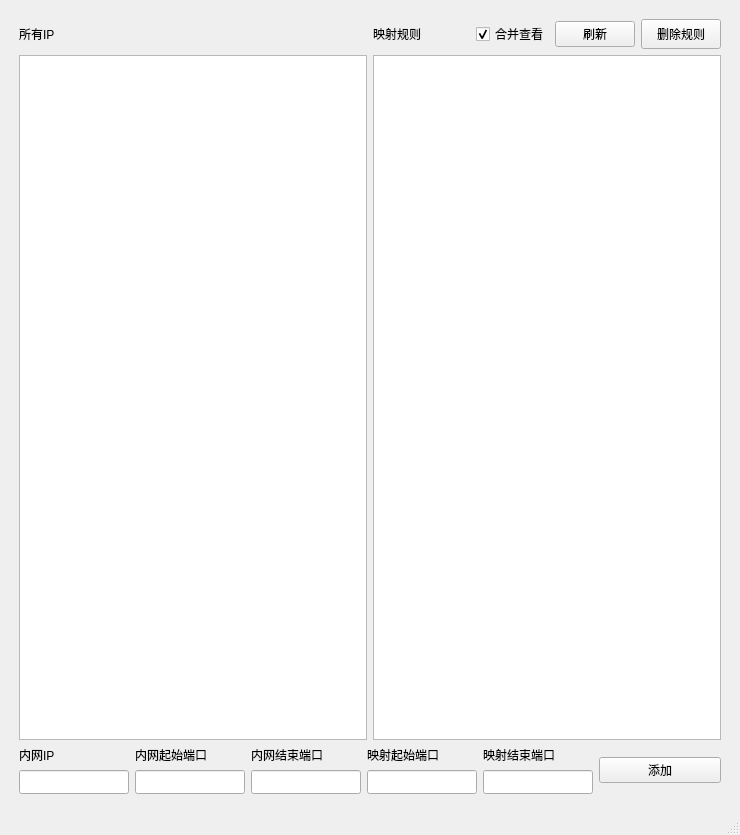
<?xml version="1.0" encoding="UTF-8"?>
<ui version="4.0">
 <class>MainWindow</class>
 <widget class="QMainWindow" name="MainWindow">
  <property name="geometry">
   <rect>
    <x>0</x>
    <y>0</y>
    <width>740</width>
    <height>835</height>
   </rect>
  </property>
  <property name="windowTitle">
   <string>端口转发工具</string>
  </property>
  <widget class="QWidget" name="centralwidget">
   <layout class="QGridLayout" name="gridLayout">
    <item row="1" column="2">
     <layout class="QVBoxLayout" name="verticalLayout_6">
      <item>
       <layout class="QHBoxLayout" name="horizontalLayout_2">
        <item>
         <widget class="QLabel" name="label_7">
          <property name="text">
           <string>映射规则</string>
          </property>
         </widget>
        </item>
        <item>
         <spacer name="horizontalSpacer">
          <property name="orientation">
           <enum>Qt::Horizontal</enum>
          </property>
          <property name="sizeHint" stdset="0">
           <size>
            <width>40</width>
            <height>20</height>
           </size>
          </property>
         </spacer>
        </item>
        <item>
         <widget class="QCheckBox" name="gather_rules">
          <property name="text">
           <string>合并查看</string>
          </property>
          <property name="checked">
           <bool>true</bool>
          </property>
         </widget>
        </item>
        <item>
         <widget class="QPushButton" name="reload">
          <property name="text">
           <string>刷新</string>
          </property>
         </widget>
        </item>
        <item>
         <widget class="QPushButton" name="delete_rule">
          <property name="minimumSize">
           <size>
            <width>0</width>
            <height>30</height>
           </size>
          </property>
          <property name="maximumSize">
           <size>
            <width>95</width>
            <height>30</height>
           </size>
          </property>
          <property name="text">
           <string>删除规则</string>
          </property>
         </widget>
        </item>
       </layout>
      </item>
      <item>
       <widget class="QListWidget" name="rules_list">
        <property name="minimumSize">
         <size>
          <width>340</width>
          <height>650</height>
         </size>
        </property>
       </widget>
      </item>
     </layout>
    </item>
    <item row="2" column="1" colspan="2">
     <layout class="QHBoxLayout" name="horizontalLayout">
      <item>
       <layout class="QVBoxLayout" name="verticalLayout">
        <item>
         <widget class="QLabel" name="label">
          <property name="text">
           <string>内网IP</string>
          </property>
         </widget>
        </item>
        <item>
         <widget class="QLineEdit" name="ip_from">
          <property name="minimumSize">
           <size>
            <width>110</width>
            <height>24</height>
           </size>
          </property>
          <property name="maximumSize">
           <size>
            <width>110</width>
            <height>16777215</height>
           </size>
          </property>
         </widget>
        </item>
       </layout>
      </item>
      <item>
       <layout class="QVBoxLayout" name="verticalLayout_2">
        <item>
         <widget class="QLabel" name="label_3">
          <property name="text">
           <string>内网起始端口</string>
          </property>
         </widget>
        </item>
        <item>
         <widget class="QLineEdit" name="port_from_start">
          <property name="minimumSize">
           <size>
            <width>110</width>
            <height>24</height>
           </size>
          </property>
          <property name="maximumSize">
           <size>
            <width>110</width>
            <height>16777215</height>
           </size>
          </property>
         </widget>
        </item>
       </layout>
      </item>
      <item>
       <layout class="QVBoxLayout" name="verticalLayout_3">
        <item>
         <widget class="QLabel" name="label_4">
          <property name="text">
           <string>内网结束端口</string>
          </property>
         </widget>
        </item>
        <item>
         <widget class="QLineEdit" name="port_from_end">
          <property name="minimumSize">
           <size>
            <width>110</width>
            <height>24</height>
           </size>
          </property>
          <property name="maximumSize">
           <size>
            <width>110</width>
            <height>16777215</height>
           </size>
          </property>
         </widget>
        </item>
       </layout>
      </item>
      <item>
       <layout class="QVBoxLayout" name="verticalLayout_4">
        <item>
         <widget class="QLabel" name="label_5">
          <property name="text">
           <string>映射起始端口</string>
          </property>
         </widget>
        </item>
        <item>
         <widget class="QLineEdit" name="port_to_start">
          <property name="minimumSize">
           <size>
            <width>110</width>
            <height>24</height>
           </size>
          </property>
          <property name="maximumSize">
           <size>
            <width>110</width>
            <height>16777215</height>
           </size>
          </property>
         </widget>
        </item>
       </layout>
      </item>
      <item>
       <layout class="QVBoxLayout" name="verticalLayout_5">
        <item>
         <widget class="QLabel" name="label_6">
          <property name="text">
           <string>映射结束端口</string>
          </property>
         </widget>
        </item>
        <item>
         <widget class="QLineEdit" name="port_to_end">
          <property name="minimumSize">
           <size>
            <width>110</width>
            <height>24</height>
           </size>
          </property>
          <property name="maximumSize">
           <size>
            <width>110</width>
            <height>16777215</height>
           </size>
          </property>
          <property name="readOnly">
           <bool>true</bool>
          </property>
         </widget>
        </item>
       </layout>
      </item>
      <item>
       <widget class="QPushButton" name="add_rule">
        <property name="text">
         <string>添加</string>
        </property>
       </widget>
      </item>
     </layout>
    </item>
    <item row="1" column="1">
     <layout class="QVBoxLayout" name="verticalLayout_7">
      <item>
       <widget class="QLabel" name="label_2">
        <property name="minimumSize">
         <size>
          <width>0</width>
          <height>30</height>
         </size>
        </property>
        <property name="text">
         <string>所有IP</string>
        </property>
       </widget>
      </item>
      <item>
       <widget class="QListWidget" name="ip_list">
        <property name="minimumSize">
         <size>
          <width>340</width>
          <height>650</height>
         </size>
        </property>
       </widget>
      </item>
     </layout>
    </item>
    <item row="0" column="1">
     <spacer name="verticalSpacer">
      <property name="orientation">
       <enum>Qt::Vertical</enum>
      </property>
      <property name="sizeType">
       <enum>QSizePolicy::Fixed</enum>
      </property>
      <property name="sizeHint" stdset="0">
       <size>
        <width>20</width>
        <height>10</height>
       </size>
      </property>
     </spacer>
    </item>
    <item row="1" column="0">
     <spacer name="horizontalSpacer_2">
      <property name="orientation">
       <enum>Qt::Horizontal</enum>
      </property>
      <property name="sizeType">
       <enum>QSizePolicy::Fixed</enum>
      </property>
      <property name="sizeHint" stdset="0">
       <size>
        <width>10</width>
        <height>20</height>
       </size>
      </property>
     </spacer>
    </item>
    <item row="1" column="3">
     <spacer name="horizontalSpacer_3">
      <property name="orientation">
       <enum>Qt::Horizontal</enum>
      </property>
      <property name="sizeType">
       <enum>QSizePolicy::Fixed</enum>
      </property>
      <property name="sizeHint" stdset="0">
       <size>
        <width>10</width>
        <height>20</height>
       </size>
      </property>
     </spacer>
    </item>
    <item row="3" column="1">
     <spacer name="verticalSpacer_2">
      <property name="orientation">
       <enum>Qt::Vertical</enum>
      </property>
      <property name="sizeType">
       <enum>QSizePolicy::Fixed</enum>
      </property>
      <property name="sizeHint" stdset="0">
       <size>
        <width>20</width>
        <height>10</height>
       </size>
      </property>
     </spacer>
    </item>
   </layout>
  </widget>
  <widget class="QMenuBar" name="menubar">
   <property name="geometry">
    <rect>
     <x>0</x>
     <y>0</y>
     <width>740</width>
     <height>23</height>
    </rect>
   </property>
  </widget>
  <widget class="QStatusBar" name="statusbar"/>
 </widget>
 <resources/>
 <connections/>
</ui>
